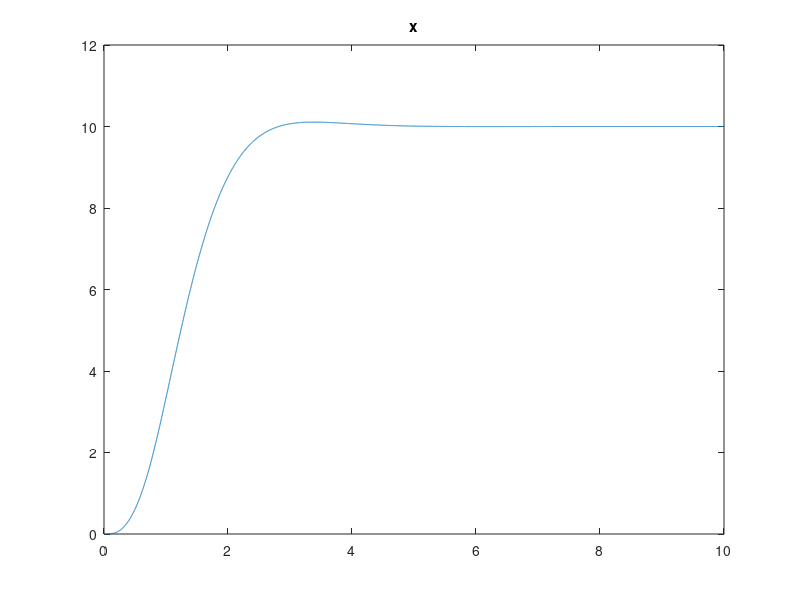
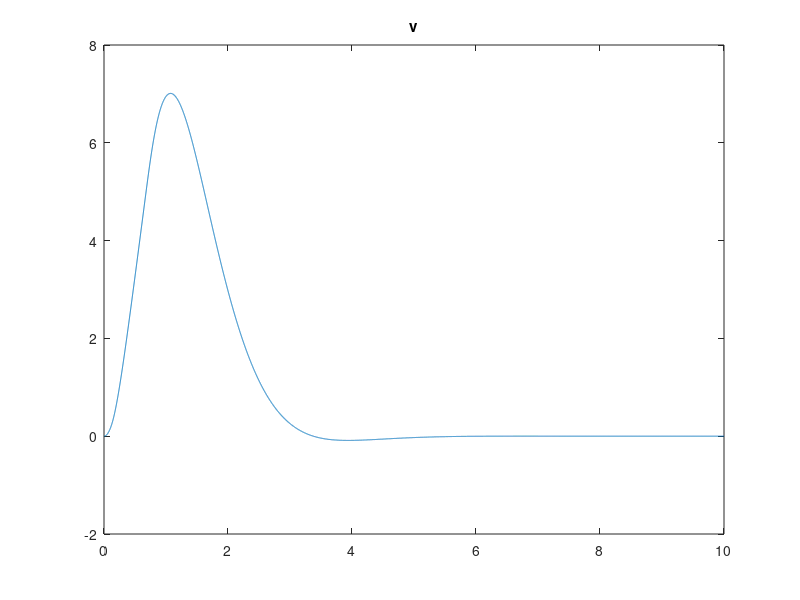
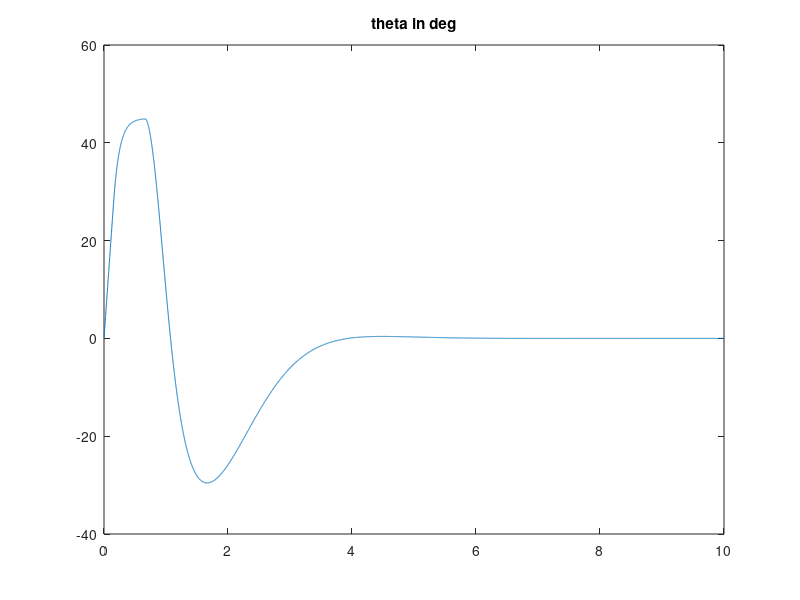
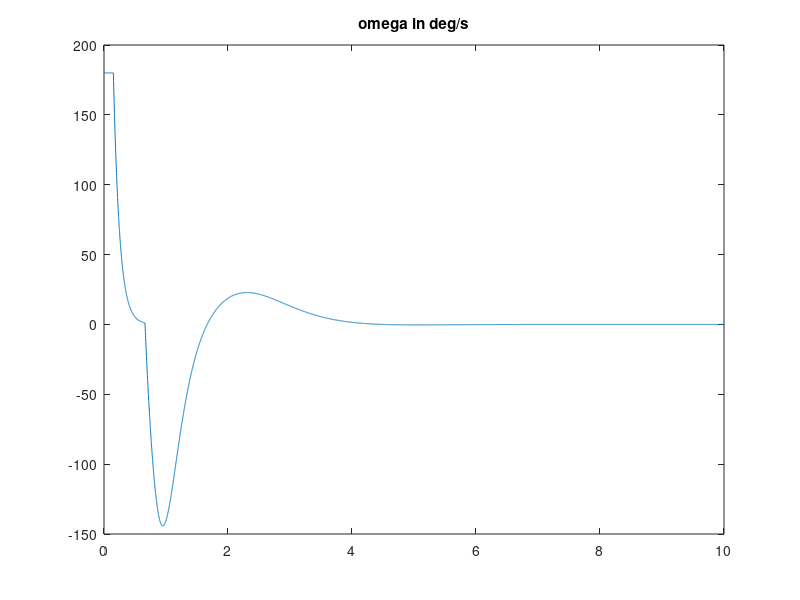

MATLAB code to generate these figures, in order:

clear
close all

g = 9.8;
sim_time    = 10;
dt          = 0.001;

num_steps   = sim_time / dt;
steps = 1 : num_steps;
t = steps * dt;

% Desired Conditions
x_r = 10;

% Controller values
K_v         = 1;
K_a         = 2.5;
K_omega     = 10;

max_theta   = pi / 4;
max_omega   = 30 / 60 * 2 * pi;

% Initial Conditions
m = 1;
x       = zeros(size(steps));
v_x     = zeros(size(steps));
theta   = zeros(size(steps));
omega   = zeros(size(steps));

% Start of sim

F_g = m * g;

for n = steps
    p = max([n - 1, 1]);
    x0 = x(p);
    v_x0 = v_x(p);
    theta0 = theta(p);

    % Calculate inputs
    v_x_in      = -K_v * (x0 - x_r);

    a_x_in      = -K_a * (v_x0 - v_x_in);

    theta_in    = atan(a_x_in / g);
    theta_in    = min([theta_in, max_theta]);
    theta_in    = max([theta_in, -max_theta]);

    omega_in    = -K_omega * (theta0 - theta_in);
    omega_in    = min([omega_in, max_omega]);
    omega_in    = max([omega_in, -max_omega]);
    
    F_thrust = F_g / cos(theta0);
    F_thrust_x = F_thrust * sin(theta0);

    % Update state
    a_x = F_thrust_x / m;

    x(n) = x0 + v_x0 * dt + 0.5 * a_x * dt * dt;
    v_x(n) = v_x0 + a_x * dt;
    theta(n) = theta0 + omega_in * dt;
    omega(n) = omega_in;
end

figure
plot(t, x)
title('x')

figure
plot(t, v_x)
title('v')

figure
plot(t, theta * 180 / pi)
title('theta in deg')

figure
plot(t, omega * 180 / pi)
title('omega in deg/s')
